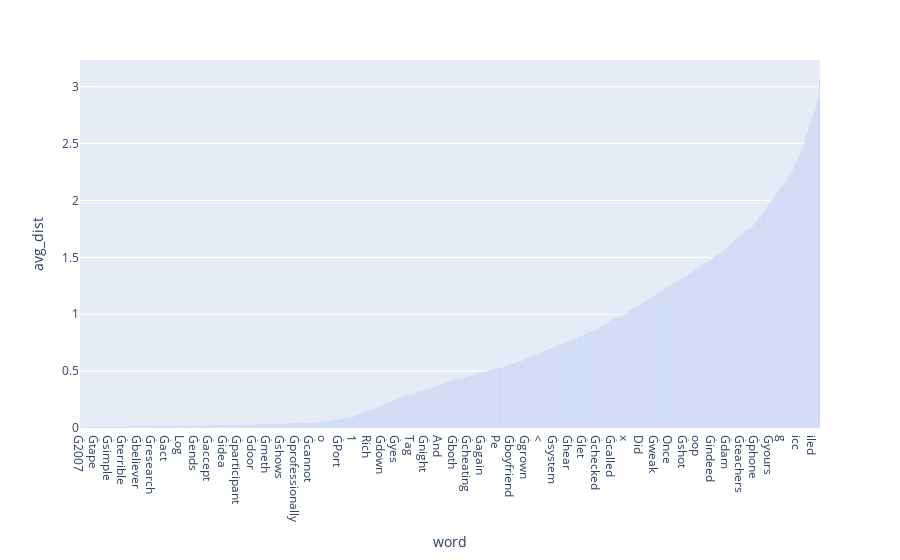

The notebook cell this image was saved under:
### Code cell
plt.bar(word_dist_dict.keys(), word_dist_dict.values())
plt.title(f"Average Distance for Words in First {FIRST_N_WORDS}")
plt.legend()
plt.show()

# data_canada = px.data.gapminder().query("country == 'Canada'")
# print(data_canada)
fig = px.bar([{"avg_dist": word_dist_dict[key], "word": key} for key in word_dist_dict], x='word', y='avg_dist')
fig.show()

### Figure 1 — Plotly figure (JSON) as saved in the notebook; plotly's stock layout.template omitted (floating-point values rounded to 4 significant figures; data arrays with more than 128 entries replaced by an {"elided": "..."} marker saying what was removed)
{"data": [{"alignmentgroup": "True", "hovertemplate": "word=%{x}<br>avg_dist=%{y}<extra></extra>", "legendgroup": "", "marker": {"color": "#636efa", "pattern": {"shape": ""}}, "name": "", "offsetgroup": "", "orientation": "v", "showlegend": false, "textposition": "auto", "type": "bar", "x": {"elided": "1906 str values"}, "xaxis": "x", "y": {"elided": "1906 float values"}, "yaxis": "y"}], "layout": {"barmode": "relative", "legend": {"tracegroupgap": 0}, "margin": {"t": 60}, "xaxis": {"anchor": "y", "domain": [0, 1], "title": {"text": "word"}}, "yaxis": {"anchor": "x", "domain": [0, 1], "title": {"text": "avg_dist"}}}}
